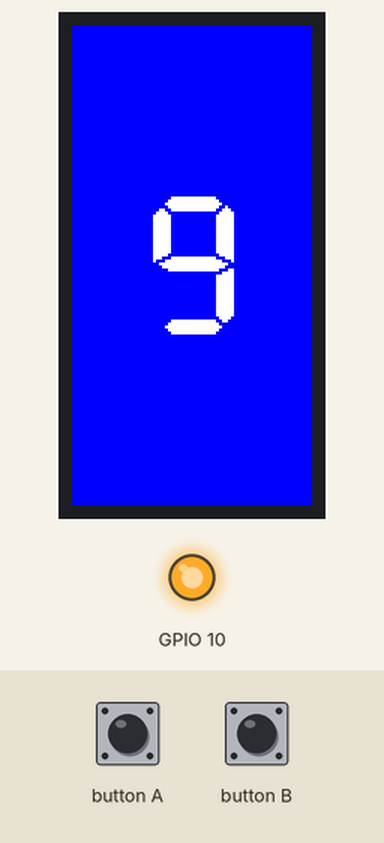
Simulated run of this program. Board: ESP32. Parts: 80×160 colour display, output pins drawn as LEDs (lit = HIGH). USB keyboard and mouse output is not drawn. At 16.4 s the program puts the board to deep sleep or switches it off; the recording ends there.

Above: at 0.2 s.
At 3.3 s:
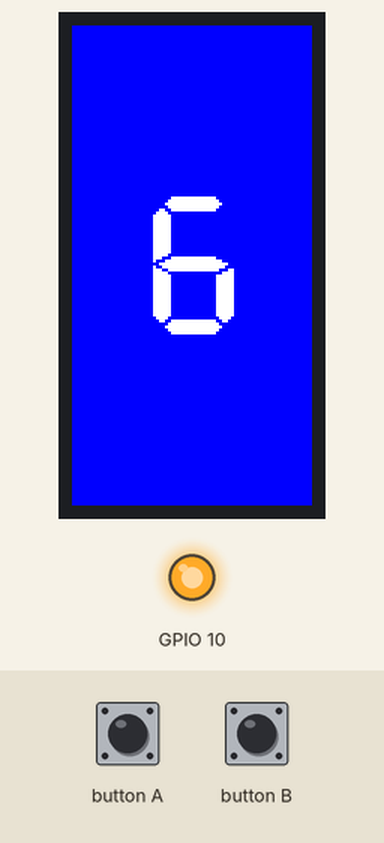
At 7.3 s:
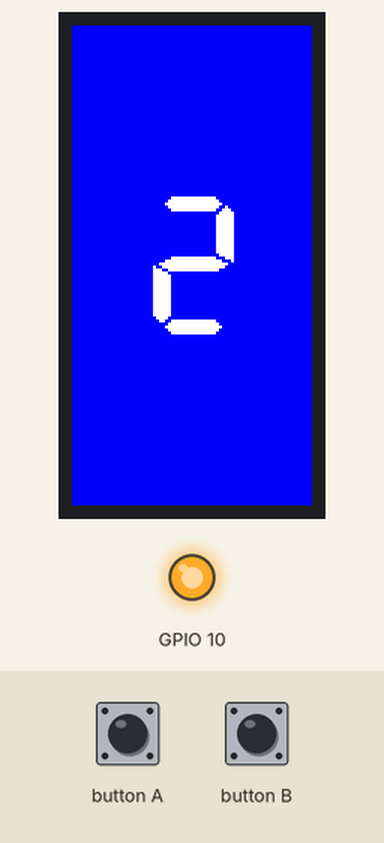
At 14.4 s:
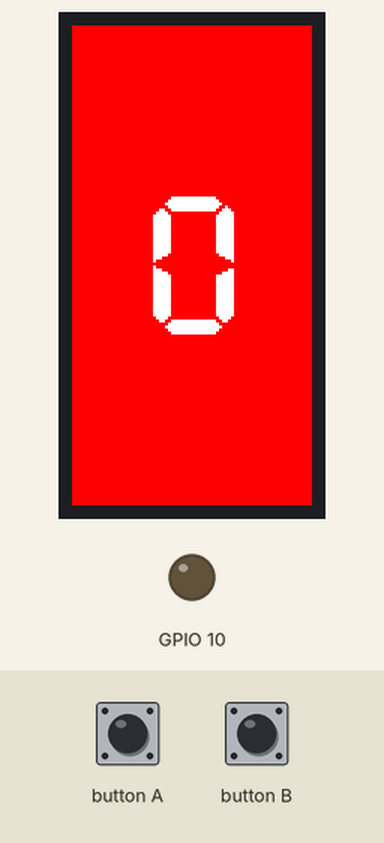
Timing chart, 0 to 16.4 s (numbered marks = the images above):
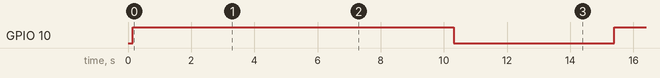

The program:

main.cpp
```cpp
#include <M5StickC.h>
#include <BleKeyboard.h>

BleKeyboard bleKeyboard("M5 Shutter");

unsigned int textPosX = 25;
unsigned int textPosY = (M5.Lcd.height() - 48) / 2;
unsigned int LCDBatMargin = 10;
unsigned int LCDBatPadding = 5;

void show_bat_status(){
  const float max_bat_v = 4.2f;
  const float min_bat_v = 3.2f;
  float bat_v, bat_p;
  unsigned int color;
  bat_v = M5.Axp.GetBatVoltage();
  bat_p = roundf(
    (M5.Axp.GetBatVoltage() - min_bat_v) /
    (max_bat_v - min_bat_v) * 100.0f
  );
  if ( bat_p < 0) {
    bat_p = 1.0f;
  }
  M5.Lcd.drawRect(
    LCDBatMargin,
    LCDBatMargin,
    M5.Lcd.width() - 2 * LCDBatMargin,
    M5.Lcd.height() - 2 * LCDBatMargin,
    WHITE
  );
  if (bat_p > 50) {
    color = GREEN;
  } else if (bat_p > 20) {
    color = YELLOW;
  } else {
    color = RED;
  }
  M5.Lcd.fillRect(
    LCDBatMargin + LCDBatPadding,
    (M5.Lcd.height() - (LCDBatMargin + LCDBatPadding)) * (100 - bat_p) / 100.0f,
    M5.Lcd.width() - 2 * (LCDBatMargin + LCDBatPadding),
    (M5.Lcd.height() - (LCDBatMargin + LCDBatPadding)) * bat_p / 100.0f,
    color
  );
}

void setup() {
  M5.begin();
  M5.Axp.begin(false, false, false, false, true);
  M5.Axp.ScreenBreath(9);
  setCpuFrequencyMhz(80);
  M5.Lcd.setTextColor(WHITE);
  M5.Lcd.setTextFont(7);
  M5.Lcd.setTextSize(1);
  M5.Lcd.setRotation(0);
  pinMode(GPIO_NUM_10, OUTPUT);
  digitalWrite(GPIO_NUM_10, 1);
  bleKeyboard.begin();
  M5.update();

  M5.Lcd.fillScreen(BLACK);
  while (not bleKeyboard.isConnected()) {
    show_bat_status();
    delay(100);
  }

  // If Bluetooth is connected, check BtnA.
  M5.Lcd.fillScreen(BLUE);
  int counter = 9;
  while (counter >= 0) {
    M5.Lcd.setCursor(textPosX, textPosY);
    M5.Lcd.fillScreen(BLUE);
    M5.Lcd.startWrite();
    M5.Lcd.printf("%1d", counter);
    M5.Lcd.endWrite();
    counter--;
    delay(1000);
  }
  // Start record
  digitalWrite(GPIO_NUM_10, 0);
  bleKeyboard.write(KEY_MEDIA_VOLUME_UP);
  counter = 4;
  while (counter >= 0) {
    M5.Lcd.setCursor(textPosX, textPosY);
    M5.Lcd.fillScreen(RED);
    M5.Lcd.startWrite();
    M5.Lcd.printf("%1d", counter);
    M5.Lcd.endWrite();
    counter--;
    delay(1000);
  }
  M5.Lcd.fillScreen(BLUE);
  bleKeyboard.write(KEY_MEDIA_VOLUME_UP);
  digitalWrite(GPIO_NUM_10, 1);
  M5.Lcd.startWrite();
  M5.Lcd.setCursor(textPosX, textPosY);
  M5.Lcd.printf("%1d", 0);
  M5.Lcd.endWrite();
  delay(1000);
  // esp_sleep_enable_ext0_wakeup(GPIO_NUM_37, LOW);
  esp_sleep_enable_ext0_wakeup(GPIO_NUM_39, LOW);
  M5.Axp.DeepSleep();
}

void loop() {
  delay(100);
}
```

Measured:
- by itself, GPIO 10: LOW → HIGH at 0.15 s, → LOW 10.2 s later, → HIGH 5.1 s later
- what the display in image 1 shows lasts 1.0 s, from 3.2 s to 4.2 s
